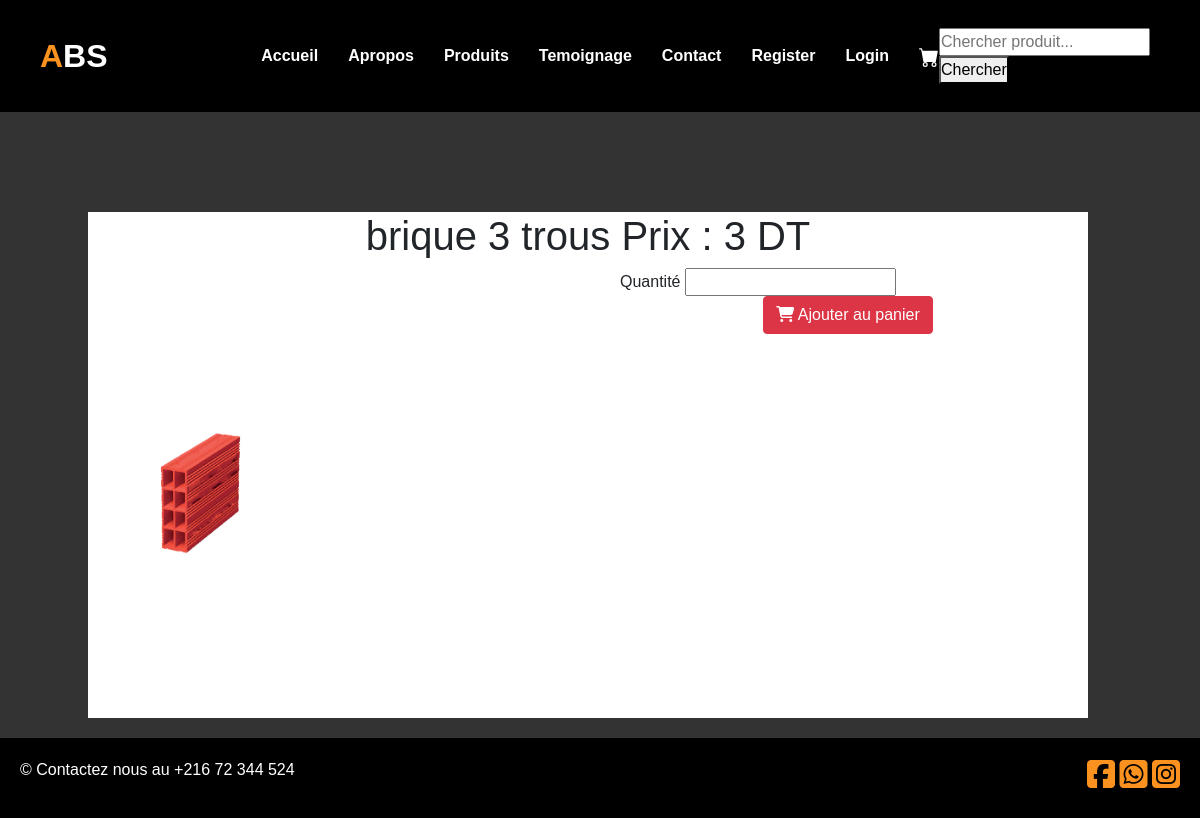
/brique-3-trous, run on the app's committed database.
### tables this page shows
CREATE TABLE `products` (
  `product_id` int(10) NOT NULL,
  `cat_id` int(10) NOT NULL,
  `manufacturer_id` int(10) NOT NULL,
  `product_title` text NOT NULL,
  `product_price` int(10) NOT NULL,
  `product_url` text NOT NULL,
  `product_img` text NOT NULL,
  `product_desc` text NOT NULL
);

### details.php (the view, shortened to what this page needs)
<?php
    require_once("includes/connection.php");
    require_once("includes/head.php");
    require_once("includes/main.php");
?>
<?php
    $product_id = @$_GET['pro_id'];
    $get_product = "select * from products where product_url='$product_id'";
    $run_product = mysqli_query($con,$get_product);
    $check_product = mysqli_num_rows($run_product);
    if($check_product == 0){
        echo "<script> window.open('index.php','_self') </script>";
    }
    else{
      $row_product = mysqli_fetch_array($run_product);
      $pro_title = $row_product['product_title'];
      $pro_price = $row_product['product_price'];
      $pro_img = $row_product['product_img'];
?>
<section>
    <div class="row" style="background-color:white;">
    <h1 class="text-center" > <?php echo $pro_title; ?>  Prix : <?php echo $pro_price ?> DT </h1>
    </div>
    <div class="row" style="background-color:white;">
        <div class="col50" style="background-color:white;">
            <img src="images/products/<?php echo $pro_img?>" style="width:200px" >
        </div>
        <div class="col50" style="background-color:white;">
        <form action="" method="post" >
            <div class="form-group">
                <label >Quantité </label>
                <input name="product_qty" type="number" >
            </div>
            <p class="text-center buttons" >
                <button class="btn btn-danger" type="submit" name="add_cart">
                <i class="fa fa-shopping-cart" ></i> Ajouter au panier </button>
            </p>
        </form>
        </div>
    </div>
</section>
<?php include("includes/footer.php"); ?>
</body>
</html>
<?php } ?>

### style.css (style rules this page uses)
* { margin: 0px; padding: 0px; box-sizing: border-box; font-family: 'poppins', sans-serif; scroll-behavior: smooth; }
p { font-weight: 300 px; color: #fff; }
section { padding: 100px; }
.row { position: relative; width: 100%; display: flex; justify-content: space-between; }
.row .col50 { position: relative; width: 48%; justify-content: center; align-items: center; }
.row .col50 img { object-fit: contain; height: 450px; width: 100%; position: relative; }
section { background-color: #333; }

### data on the page
products: product_title "brique 3 trous", product_price "3", product_img (picture)
